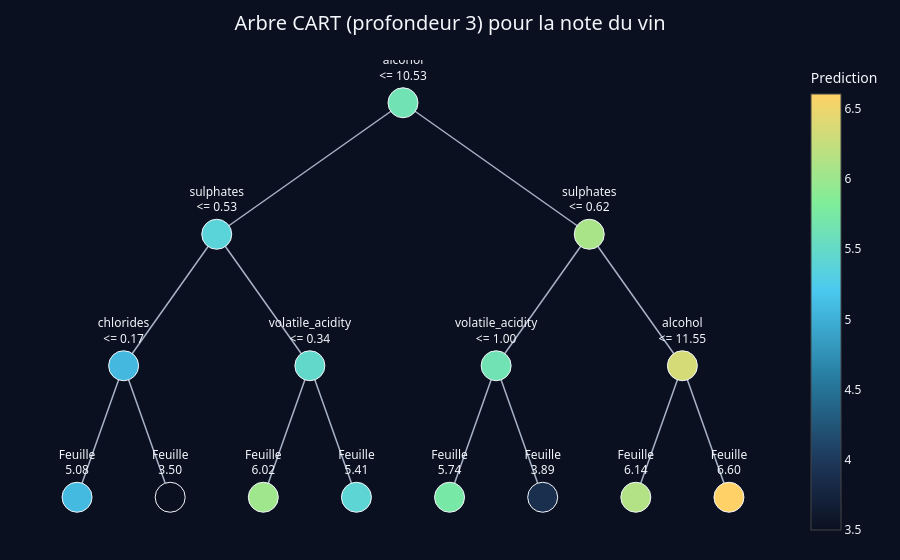

Notebook code cell kept with this figure:
### Markdown cell above
**2.c — Visualisation de l'arbre et prédiction « à la main ».**

### Code cell
# Trace de l'arbre avec plotly : positions des noeuds calculees recursivement
tree = arbre.tree_
gauche, droite = tree.children_left, tree.children_right
pos = {}


def place(noeud, profondeur=0, feuilles=[0]):
    if gauche[noeud] == droite[noeud]:            # feuille : position suivante sur l'axe x
        x = feuilles[0]
        feuilles[0] += 1
    else:                                         # noeud interne : milieu de ses deux enfants
        x = (place(gauche[noeud], profondeur + 1) + place(droite[noeud], profondeur + 1)) / 2
    pos[noeud] = (x, -profondeur)
    return x


place(0)
aretes_x, aretes_y = [], []
for n in range(tree.node_count):
    for enfant in (gauche[n], droite[n]):
        if enfant != -1:
            aretes_x += [pos[n][0], pos[enfant][0], None]
            aretes_y += [pos[n][1], pos[enfant][1], None]

pred_noeud = tree.value[:, 0, 0]
etiquettes = [f"Feuille<br>{p:.2f}" if gauche[n] == droite[n]
              else f"{X_tr.columns[tree.feature[n]]}<br><= {tree.threshold[n]:.2f}"
              for n, p in enumerate(pred_noeud)]

fig = go.Figure()
fig.add_trace(go.Scatter(x=aretes_x, y=aretes_y, mode="lines", line=dict(color=MUTED, width=1.5),
                         hoverinfo="skip", showlegend=False))
fig.add_trace(go.Scatter(
    x=[pos[n][0] for n in range(tree.node_count)], y=[pos[n][1] for n in range(tree.node_count)],
    mode="markers+text", text=etiquettes, textposition="top center", showlegend=False,
    hovertext=[f"n = {tree.n_node_samples[n]}<br>prediction = {p:.2f}" for n, p in enumerate(pred_noeud)],
    hoverinfo="text",
    marker=dict(size=30, color=pred_noeud, colorscale=CONTINUOUS_SCALE, line=dict(color=TEXT, width=1),
                colorbar=dict(title="Prediction")),
))
fig.update_layout(title="Arbre CART (profondeur 3) pour la note du vin",
                  xaxis=dict(visible=False), yaxis=dict(visible=False), margin=dict(l=20, r=20, t=60, b=20))
fig.show()

### Figure 1 — Plotly figure (JSON) as saved in the notebook; plotly's stock layout.template omitted (floating-point values rounded to 4 significant figures)
{"data": [{"hoverinfo": "skip", "line": {"color": "#a8b3c7", "width": 1.5}, "mode": "lines", "showlegend": false, "type": "scatter", "x": [3.5, 1.5, null, 3.5, 5.5, null, 1.5, 0.5, null, 1.5, 2.5, null, 0.5, 0, null, 0.5, 1, null, 2.5, 2, null, 2.5, 3, null, 5.5, 4.5, null, 5.5, 6.5, null, 4.5, 4, null, 4.5, 5, null, 6.5, 6, null, 6.5, 7, null], "y": [0, -1, null, 0, -1, null, -1, -2, null, -1, -2, null, -2, -3, null, -2, -3, null, -2, -3, null, -2, -3, null, -1, -2, null, -1, -2, null, -2, -3, null, -2, -3, null, -2, -3, null, -2, -3, null]}, {"hoverinfo": "text", "hovertext": ["n = 1199<br>prediction = 5.64", "n = 744<br>prediction = 5.38", "n = 180<br>prediction = 5.07", "n = 178<br>prediction = 5.08", "n = 2<br>prediction = 3.50", "n = 564<br>prediction = 5.47", "n = 58<br>prediction = 6.02", "n = 506<br>prediction = 5.41", "n = 455<br>prediction = 6.08", "n = 169<br>prediction = 5.64", "n = 160<br>prediction = 5.74", "n = 9<br>prediction = 3.89", "n = 286<br>prediction = 6.34", "n = 162<br>prediction = 6.14", "n = 124<br>prediction = 6.60"], "marker": {"color": [5.642, 5.375, 5.067, 5.084, 3.5, 5.473, 6.017, 5.411, 6.079, 5.639, 5.737, 3.889, 6.339, 6.136, 6.605], "colorbar": {"title": {"text": "Prediction"}}, "colorscale": [[0.0, "#0b1020"], [0.15, "#1d3557"], [0.35, "#277da1"], [0.55, "#4cc9f0"], [0.75, "#80ed99"], [1.0, "#ffd166"]], "line": {"color": "#f3f6fb", "width": 1}, "size": 30}, "mode": "markers+text", "showlegend": false, "text": ["alcohol<br><= 10.53", "sulphates<br><= 0.53", "chlorides<br><= 0.17", "Feuille<br>5.08", "Feuille<br>3.50", "volatile_acidity<br><= 0.34", "Feuille<br>6.02", "Feuille<br>5.41", "sulphates<br><= 0.62", "volatile_acidity<br><= 1.00", "Feuille<br>5.74", "Feuille<br>3.89", "alcohol<br><= 11.55", "Feuille<br>6.14", "Feuille<br>6.60"], "textposition": "top center", "type": "scatter", "x": [3.5, 1.5, 0.5, 0, 1, 2.5, 2, 3, 5.5, 4.5, 4, 5, 6.5, 6, 7], "y": [0, -1, -2, -3, -3, -2, -3, -3, -1, -2, -3, -3, -2, -3, -3]}], "layout": {"margin": {"b": 20, "l": 20, "r": 20, "t": 60}, "title": {"text": "Arbre CART (profondeur 3) pour la note du vin"}, "xaxis": {"visible": false}, "yaxis": {"visible": false}}}
